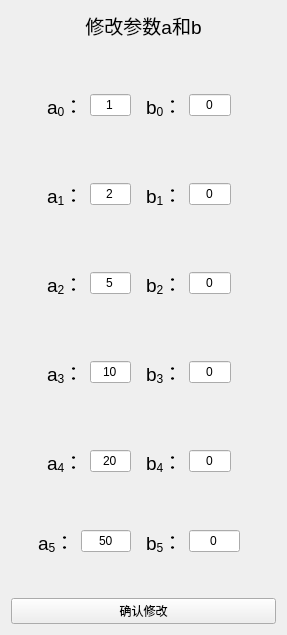
<?xml version="1.0" encoding="UTF-8"?>
<ui version="4.0">
 <class>Canshu</class>
 <widget class="QWidget" name="Canshu">
  <property name="geometry">
   <rect>
    <x>0</x>
    <y>0</y>
    <width>287</width>
    <height>467</height>
   </rect>
  </property>
  <property name="windowTitle">
   <string>Form</string>
  </property>
  <layout class="QVBoxLayout" name="verticalLayout">
   <item>
    <widget class="QLabel" name="label">
     <property name="text">
      <string>&lt;html&gt;&lt;head/&gt;&lt;body&gt;&lt;p&gt;&lt;span style=&quot; font-size:14pt;&quot;&gt;修改参数a和b&lt;/span&gt;&lt;/p&gt;&lt;/body&gt;&lt;/html&gt;</string>
     </property>
     <property name="alignment">
      <set>Qt::AlignCenter</set>
     </property>
    </widget>
   </item>
   <item>
    <widget class="QWidget" name="widget_19" native="true">
     <layout class="QGridLayout" name="gridLayout">
      <item row="0" column="0">
       <widget class="QWidget" name="widget" native="true">
        <layout class="QGridLayout" name="gridLayout_2">
         <item row="0" column="0">
          <widget class="QWidget" name="widget_16" native="true">
           <layout class="QGridLayout" name="gridLayout_3">
            <item row="0" column="0">
             <widget class="QWidget" name="widget_17" native="true">
              <layout class="QGridLayout" name="gridLayout_4">
               <item row="0" column="0">
                <widget class="QLabel" name="label_13">
                 <property name="text">
                  <string>&lt;html&gt;&lt;head/&gt;&lt;body&gt;&lt;p&gt;&lt;span style=&quot; font-size:14pt;&quot;&gt;a&lt;/span&gt;&lt;span style=&quot; font-size:14pt; vertical-align:sub;&quot;&gt;0&lt;/span&gt;&lt;span style=&quot; font-size:14pt;&quot;&gt;：&lt;/span&gt;&lt;/p&gt;&lt;/body&gt;&lt;/html&gt;</string>
                 </property>
                </widget>
               </item>
               <item row="0" column="1">
                <widget class="QLineEdit" name="lineEdit_12">
                 <property name="text">
                  <string>1</string>
                 </property>
                 <property name="cursorPosition">
                  <number>1</number>
                 </property>
                 <property name="alignment">
                  <set>Qt::AlignCenter</set>
                 </property>
                </widget>
               </item>
               <item row="0" column="2">
                <widget class="QWidget" name="widget_18" native="true">
                 <layout class="QHBoxLayout" name="horizontalLayout_19">
                  <item>
                   <widget class="QLabel" name="label_14">
                    <property name="text">
                     <string>&lt;html&gt;&lt;head/&gt;&lt;body&gt;&lt;p&gt;&lt;span style=&quot; font-size:14pt;&quot;&gt;b&lt;/span&gt;&lt;span style=&quot; font-size:14pt; vertical-align:sub;&quot;&gt;0&lt;/span&gt;&lt;span style=&quot; font-size:14pt;&quot;&gt;：&lt;/span&gt;&lt;/p&gt;&lt;/body&gt;&lt;/html&gt;</string>
                    </property>
                   </widget>
                  </item>
                  <item>
                   <widget class="QLineEdit" name="lineEdit_13">
                    <property name="text">
                     <string>0</string>
                    </property>
                    <property name="alignment">
                     <set>Qt::AlignCenter</set>
                    </property>
                   </widget>
                  </item>
                 </layout>
                </widget>
               </item>
              </layout>
             </widget>
            </item>
           </layout>
          </widget>
         </item>
         <item row="1" column="0">
          <widget class="QWidget" name="widget_13" native="true">
           <layout class="QHBoxLayout" name="horizontalLayout_14">
            <item>
             <widget class="QWidget" name="widget_14" native="true">
              <layout class="QHBoxLayout" name="horizontalLayout_15">
               <item>
                <widget class="QLabel" name="label_11">
                 <property name="text">
                  <string>&lt;html&gt;&lt;head/&gt;&lt;body&gt;&lt;p&gt;&lt;span style=&quot; font-size:14pt;&quot;&gt;a&lt;/span&gt;&lt;span style=&quot; font-size:14pt; vertical-align:sub;&quot;&gt;1&lt;/span&gt;&lt;span style=&quot; font-size:14pt;&quot;&gt;：&lt;/span&gt;&lt;/p&gt;&lt;/body&gt;&lt;/html&gt;</string>
                 </property>
                </widget>
               </item>
               <item>
                <widget class="QLineEdit" name="lineEdit_10">
                 <property name="text">
                  <string>2</string>
                 </property>
                 <property name="alignment">
                  <set>Qt::AlignCenter</set>
                 </property>
                </widget>
               </item>
               <item>
                <widget class="QWidget" name="widget_15" native="true">
                 <layout class="QHBoxLayout" name="horizontalLayout_16">
                  <item>
                   <widget class="QLabel" name="label_12">
                    <property name="text">
                     <string>&lt;html&gt;&lt;head/&gt;&lt;body&gt;&lt;p&gt;&lt;span style=&quot; font-size:14pt;&quot;&gt;b&lt;/span&gt;&lt;span style=&quot; font-size:14pt; vertical-align:sub;&quot;&gt;1&lt;/span&gt;&lt;span style=&quot; font-size:14pt;&quot;&gt;：&lt;/span&gt;&lt;/p&gt;&lt;/body&gt;&lt;/html&gt;</string>
                    </property>
                   </widget>
                  </item>
                  <item>
                   <widget class="QLineEdit" name="lineEdit_11">
                    <property name="text">
                     <string>0</string>
                    </property>
                    <property name="alignment">
                     <set>Qt::AlignCenter</set>
                    </property>
                   </widget>
                  </item>
                 </layout>
                </widget>
               </item>
              </layout>
             </widget>
            </item>
           </layout>
          </widget>
         </item>
         <item row="2" column="0">
          <widget class="QWidget" name="widget_10" native="true">
           <layout class="QHBoxLayout" name="horizontalLayout_11">
            <item>
             <widget class="QWidget" name="widget_11" native="true">
              <layout class="QHBoxLayout" name="horizontalLayout_12">
               <item>
                <widget class="QLabel" name="label_9">
                 <property name="text">
                  <string>&lt;html&gt;&lt;head/&gt;&lt;body&gt;&lt;p&gt;&lt;span style=&quot; font-size:14pt;&quot;&gt;a&lt;/span&gt;&lt;span style=&quot; font-size:14pt; vertical-align:sub;&quot;&gt;2&lt;/span&gt;&lt;span style=&quot; font-size:14pt;&quot;&gt;：&lt;/span&gt;&lt;/p&gt;&lt;/body&gt;&lt;/html&gt;</string>
                 </property>
                </widget>
               </item>
               <item>
                <widget class="QLineEdit" name="lineEdit_8">
                 <property name="text">
                  <string>5</string>
                 </property>
                 <property name="alignment">
                  <set>Qt::AlignCenter</set>
                 </property>
                </widget>
               </item>
               <item>
                <widget class="QWidget" name="widget_12" native="true">
                 <layout class="QHBoxLayout" name="horizontalLayout_13">
                  <item>
                   <widget class="QLabel" name="label_10">
                    <property name="text">
                     <string>&lt;html&gt;&lt;head/&gt;&lt;body&gt;&lt;p&gt;&lt;span style=&quot; font-size:14pt;&quot;&gt;b&lt;/span&gt;&lt;span style=&quot; font-size:14pt; vertical-align:sub;&quot;&gt;2&lt;/span&gt;&lt;span style=&quot; font-size:14pt;&quot;&gt;：&lt;/span&gt;&lt;/p&gt;&lt;/body&gt;&lt;/html&gt;</string>
                    </property>
                   </widget>
                  </item>
                  <item>
                   <widget class="QLineEdit" name="lineEdit_9">
                    <property name="text">
                     <string>0</string>
                    </property>
                    <property name="alignment">
                     <set>Qt::AlignCenter</set>
                    </property>
                   </widget>
                  </item>
                 </layout>
                </widget>
               </item>
              </layout>
             </widget>
            </item>
           </layout>
          </widget>
         </item>
         <item row="3" column="0">
          <widget class="QWidget" name="widget_7" native="true">
           <layout class="QHBoxLayout" name="horizontalLayout_8">
            <item>
             <widget class="QWidget" name="widget_8" native="true">
              <layout class="QHBoxLayout" name="horizontalLayout_9">
               <item>
                <widget class="QLabel" name="label_7">
                 <property name="text">
                  <string>&lt;html&gt;&lt;head/&gt;&lt;body&gt;&lt;p&gt;&lt;span style=&quot; font-size:14pt;&quot;&gt;a&lt;/span&gt;&lt;span style=&quot; font-size:14pt; vertical-align:sub;&quot;&gt;3&lt;/span&gt;&lt;span style=&quot; font-size:14pt;&quot;&gt;：&lt;/span&gt;&lt;/p&gt;&lt;/body&gt;&lt;/html&gt;</string>
                 </property>
                </widget>
               </item>
               <item>
                <widget class="QLineEdit" name="lineEdit_6">
                 <property name="text">
                  <string>10</string>
                 </property>
                 <property name="alignment">
                  <set>Qt::AlignCenter</set>
                 </property>
                </widget>
               </item>
               <item>
                <widget class="QWidget" name="widget_9" native="true">
                 <layout class="QHBoxLayout" name="horizontalLayout_10">
                  <item>
                   <widget class="QLabel" name="label_8">
                    <property name="text">
                     <string>&lt;html&gt;&lt;head/&gt;&lt;body&gt;&lt;p&gt;&lt;span style=&quot; font-size:14pt;&quot;&gt;b&lt;/span&gt;&lt;span style=&quot; font-size:14pt; vertical-align:sub;&quot;&gt;3&lt;/span&gt;&lt;span style=&quot; font-size:14pt;&quot;&gt;：&lt;/span&gt;&lt;/p&gt;&lt;/body&gt;&lt;/html&gt;</string>
                    </property>
                   </widget>
                  </item>
                  <item>
                   <widget class="QLineEdit" name="lineEdit_7">
                    <property name="text">
                     <string>0</string>
                    </property>
                    <property name="alignment">
                     <set>Qt::AlignCenter</set>
                    </property>
                   </widget>
                  </item>
                 </layout>
                </widget>
               </item>
              </layout>
             </widget>
            </item>
           </layout>
          </widget>
         </item>
         <item row="4" column="0">
          <widget class="QWidget" name="widget_4" native="true">
           <layout class="QHBoxLayout" name="horizontalLayout_5">
            <item>
             <widget class="QWidget" name="widget_5" native="true">
              <layout class="QHBoxLayout" name="horizontalLayout_6">
               <item>
                <widget class="QLabel" name="label_5">
                 <property name="text">
                  <string>&lt;html&gt;&lt;head/&gt;&lt;body&gt;&lt;p&gt;&lt;span style=&quot; font-size:14pt;&quot;&gt;a&lt;/span&gt;&lt;span style=&quot; font-size:14pt; vertical-align:sub;&quot;&gt;4&lt;/span&gt;&lt;span style=&quot; font-size:14pt;&quot;&gt;：&lt;/span&gt;&lt;/p&gt;&lt;/body&gt;&lt;/html&gt;</string>
                 </property>
                </widget>
               </item>
               <item>
                <widget class="QLineEdit" name="lineEdit_4">
                 <property name="text">
                  <string>20</string>
                 </property>
                 <property name="alignment">
                  <set>Qt::AlignCenter</set>
                 </property>
                </widget>
               </item>
               <item>
                <widget class="QWidget" name="widget_6" native="true">
                 <layout class="QHBoxLayout" name="horizontalLayout_7">
                  <item>
                   <widget class="QLabel" name="label_6">
                    <property name="text">
                     <string>&lt;html&gt;&lt;head/&gt;&lt;body&gt;&lt;p&gt;&lt;span style=&quot; font-size:14pt;&quot;&gt;b&lt;/span&gt;&lt;span style=&quot; font-size:14pt; vertical-align:sub;&quot;&gt;4&lt;/span&gt;&lt;span style=&quot; font-size:14pt;&quot;&gt;：&lt;/span&gt;&lt;/p&gt;&lt;/body&gt;&lt;/html&gt;</string>
                    </property>
                   </widget>
                  </item>
                  <item>
                   <widget class="QLineEdit" name="lineEdit_5">
                    <property name="text">
                     <string>0</string>
                    </property>
                    <property name="alignment">
                     <set>Qt::AlignCenter</set>
                    </property>
                   </widget>
                  </item>
                 </layout>
                </widget>
               </item>
              </layout>
             </widget>
            </item>
           </layout>
          </widget>
         </item>
         <item row="5" column="0">
          <widget class="QWidget" name="widget_2" native="true">
           <layout class="QHBoxLayout" name="horizontalLayout">
            <item>
             <widget class="QLabel" name="label_2">
              <property name="text">
               <string>&lt;html&gt;&lt;head/&gt;&lt;body&gt;&lt;p&gt;&lt;span style=&quot; font-size:14pt;&quot;&gt;a&lt;/span&gt;&lt;span style=&quot; font-size:14pt; vertical-align:sub;&quot;&gt;5&lt;/span&gt;&lt;span style=&quot; font-size:14pt;&quot;&gt;：&lt;/span&gt;&lt;/p&gt;&lt;/body&gt;&lt;/html&gt;</string>
              </property>
             </widget>
            </item>
            <item>
             <widget class="QLineEdit" name="lineEdit_3">
              <property name="text">
               <string>50</string>
              </property>
              <property name="alignment">
               <set>Qt::AlignCenter</set>
              </property>
             </widget>
            </item>
            <item>
             <widget class="QWidget" name="widget_3" native="true">
              <layout class="QHBoxLayout" name="horizontalLayout_2">
               <item>
                <widget class="QLabel" name="label_3">
                 <property name="text">
                  <string>&lt;html&gt;&lt;head/&gt;&lt;body&gt;&lt;p&gt;&lt;span style=&quot; font-size:14pt;&quot;&gt;b&lt;/span&gt;&lt;span style=&quot; font-size:14pt; vertical-align:sub;&quot;&gt;5&lt;/span&gt;&lt;span style=&quot; font-size:14pt;&quot;&gt;：&lt;/span&gt;&lt;/p&gt;&lt;/body&gt;&lt;/html&gt;</string>
                 </property>
                </widget>
               </item>
               <item>
                <widget class="QLineEdit" name="lineEdit_2">
                 <property name="text">
                  <string>0</string>
                 </property>
                 <property name="alignment">
                  <set>Qt::AlignCenter</set>
                 </property>
                </widget>
               </item>
              </layout>
             </widget>
            </item>
           </layout>
          </widget>
         </item>
        </layout>
       </widget>
      </item>
     </layout>
    </widget>
   </item>
   <item>
    <widget class="QPushButton" name="pushButton">
     <property name="text">
      <string>确认修改</string>
     </property>
    </widget>
   </item>
  </layout>
 </widget>
 <resources/>
 <connections/>
</ui>
